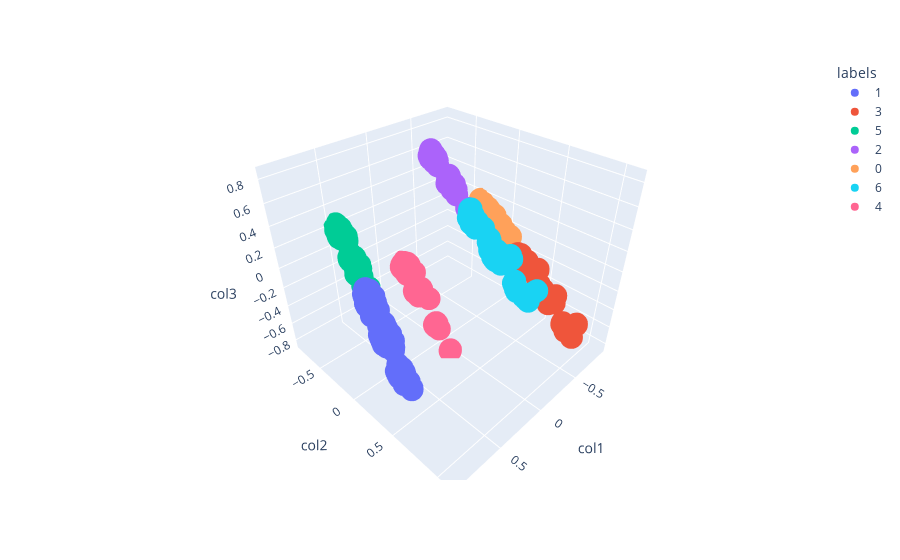

Notebook code for this chart:
### Code cell
# Import module
import plotly.express as px

# Visualization the result
fig = px.scatter_3d(X_df, x='col1', y='col2', z='col3',
              color=X_df['labels'])
fig.show()

### Figure 1 — Plotly figure (JSON) as saved in the notebook; plotly's stock layout.template omitted (floating-point values rounded to 4 significant figures; data arrays with more than 128 entries replaced by an {"elided": "..."} marker saying what was removed)
{"data": [{"hovertemplate": "labels=1<br>col1=%{x}<br>col2=%{y}<br>col3=%{z}<extra></extra>", "legendgroup": "1", "marker": {"color": "#636efa", "symbol": "circle"}, "mode": "markers", "name": "1", "scene": "scene", "showlegend": true, "type": "scatter3d", "x": {"elided": "517 float values"}, "y": {"elided": "517 float values"}, "z": {"elided": "517 float values"}}, {"hovertemplate": "labels=3<br>col1=%{x}<br>col2=%{y}<br>col3=%{z}<extra></extra>", "legendgroup": "3", "marker": {"color": "#EF553B", "symbol": "circle"}, "mode": "markers", "name": "3", "scene": "scene", "showlegend": true, "type": "scatter3d", "x": {"elided": "306 float values"}, "y": {"elided": "306 float values"}, "z": {"elided": "306 float values"}}, {"hovertemplate": "labels=5<br>col1=%{x}<br>col2=%{y}<br>col3=%{z}<extra></extra>", "legendgroup": "5", "marker": {"color": "#00cc96", "symbol": "circle"}, "mode": "markers", "name": "5", "scene": "scene", "showlegend": true, "type": "scatter3d", "x": {"elided": "312 float values"}, "y": {"elided": "312 float values"}, "z": {"elided": "312 float values"}}, {"hovertemplate": "labels=2<br>col1=%{x}<br>col2=%{y}<br>col3=%{z}<extra></extra>", "legendgroup": "2", "marker": {"color": "#ab63fa", "symbol": "circle"}, "mode": "markers", "name": "2", "scene": "scene", "showlegend": true, "type": "scatter3d", "x": [-0.157, -0.02028, -0.1766, -0.108, -0.1165, -0.1641, -0.08732, -0.1736, -0.1914, -0.1982, -0.1125, -0.1328, -0.2007, -0.2003, -0.2018, -0.2017, -0.2035, -0.1614, -0.157, -0.1883, -0.1179, -0.1824, -0.2152, -0.2043, -0.02195, -0.101, -0.1857, -0.1137, -0.09579, -0.1066, -0.107, -0.1239, -0.0254, -0.09855, -0.1167, -0.2032, -0.118, -0.09823, -0.1842, -0.1037, -0.1345, -0.08469, -0.08574, -0.09428, -0.2017, -0.1916, -0.1905, -0.1073, -0.1828, -0.1685, -0.1835, 0.0009745, -0.1148, -0.2019, -0.197, -0.1152, -0.1064, -0.1096, -0.09068, -0.1072, -0.1061, -0.08505, -0.02137, -0.1972, -0.1709, -0.2144, -0.2089, -0.04378, -0.03855, -0.0533, -0.2003, -0.1722, -0.2001, -0.1713, -0.1052, -0.1153, -0.09772, -0.132, -0.1028, -0.09868, -0.2007, -0.1339, -0.1855, -0.08399, -0.1829, -0.181, -0.2045, -0.1136, -0.1086, -0.09571, -0.1998, -0.1131, -0.2103, -0.207, -0.1749, -0.1687, -0.2058, -0.1869, -0.09384, -0.2092, -0.2002, -0.1122], "y": [-0.174, 0.2878, -0.2941, 0.007075, 0.008965, -0.2661, 0.01979, -0.2893, -0.2787, -0.2444, 0.05287, -0.02279, -0.3054, -0.2647, -0.29, -0.3025, -0.3015, -0.1866, -0.2161, -0.2293, -0.02125, -0.2843, -0.3148, -0.3036, 0.283, -0.005453, -0.2841, -0.02077, 1.662e-05, 0.0556, 0.05433, -0.01224, 0.2847, -0.003217, -0.01172, -0.2873, 0.004564, -0.002283, -0.2848, 0.00786, -0.02756, 0.002456, 0.02887, -0.004636, -0.3084, -0.2323, -0.2356, 0.02166, -0.2072, -0.2746, -0.2778, 0.3631, -0.01843, -0.3029, -0.3005, -0.01946, -0.01084, -0.009218, 0.09456, 0.06091, 0.0068, 0.08932, 0.2738, -0.2344, -0.2816, -0.3124, -0.3037, 0.09562, 0.1518, 0.09596, -0.3042, -0.2854, -0.3037, -0.2826, -0.007375, -0.01966, -0.0008268, -0.02048, 0.01046, -0.003573, -0.2994, -0.02588, -0.2835, 0.004473, -0.2761, -0.2803, -0.3041, -0.01488, -0.006137, 0.0002598, -0.2633, -0.01924, -0.3077, -0.3113, -0.2891, -0.2712, -0.308, -0.2771, 0.001058, -0.3112, -0.2981, -0.01086], "z": [0.766, 0.6073, 0.8108, 0.715, 0.7214, 0.7967, 0.6968, 0.8076, 0.82, 0.8091, 0.7005, 0.739, 0.8314, 0.8249, 0.8299, 0.8318, 0.833, 0.7714, 0.7834, 0.799, 0.7271, 0.8138, 0.8442, 0.834, 0.6094, 0.7114, 0.8164, 0.7237, 0.7065, 0.6954, 0.696, 0.7304, 0.6118, 0.7091, 0.7247, 0.8306, 0.7233, 0.7087, 0.8153, 0.7115, 0.7411, 0.6974, 0.6942, 0.706, 0.8327, 0.802, 0.8017, 0.7122, 0.7913, 0.8014, 0.8137, 0.5681, 0.7243, 0.832, 0.8277, 0.7247, 0.7165, 0.7188, 0.677, 0.6951, 0.7135, 0.6734, 0.6103, 0.8068, 0.8043, 0.8432, 0.8376, 0.6944, 0.6707, 0.7019, 0.8309, 0.806, 0.8307, 0.8048, 0.715, 0.7248, 0.7081, 0.738, 0.7104, 0.7093, 0.8305, 0.7403, 0.8161, 0.6965, 0.813, 0.8121, 0.8341, 0.7227, 0.7175, 0.7064, 0.8243, 0.723, 0.8393, 0.8372, 0.8086, 0.801, 0.8358, 0.8162, 0.7048, 0.8389, 0.8299, 0.721]}, {"hovertemplate": "labels=0<br>col1=%{x}<br>col2=%{y}<br>col3=%{z}<extra></extra>", "legendgroup": "0", "marker": {"color": "#FFA15A", "symbol": "circle"}, "mode": "markers", "name": "0", "scene": "scene", "showlegend": true, "type": "scatter3d", "x": {"elided": "430 float values"}, "y": {"elided": "430 float values"}, "z": {"elided": "430 float values"}}, {"hovertemplate": "labels=6<br>col1=%{x}<br>col2=%{y}<br>col3=%{z}<extra></extra>", "legendgroup": "6", "marker": {"color": "#19d3f3", "symbol": "circle"}, "mode": "markers", "name": "6", "scene": "scene", "showlegend": true, "type": "scatter3d", "x": {"elided": "155 float values"}, "y": {"elided": "155 float values"}, "z": {"elided": "155 float values"}}, {"hovertemplate": "labels=4<br>col1=%{x}<br>col2=%{y}<br>col3=%{z}<extra></extra>", "legendgroup": "4", "marker": {"color": "#FF6692", "symbol": "circle"}, "mode": "markers", "name": "4", "scene": "scene", "showlegend": true, "type": "scatter3d", "x": {"elided": "178 float values"}, "y": {"elided": "178 float values"}, "z": {"elided": "178 float values"}}], "layout": {"legend": {"title": {"text": "labels"}, "tracegroupgap": 0}, "margin": {"t": 60}, "scene": {"domain": {"x": [0, 1], "y": [0, 1]}, "xaxis": {"title": {"text": "col1"}}, "yaxis": {"title": {"text": "col2"}}, "zaxis": {"title": {"text": "col3"}}}}}
